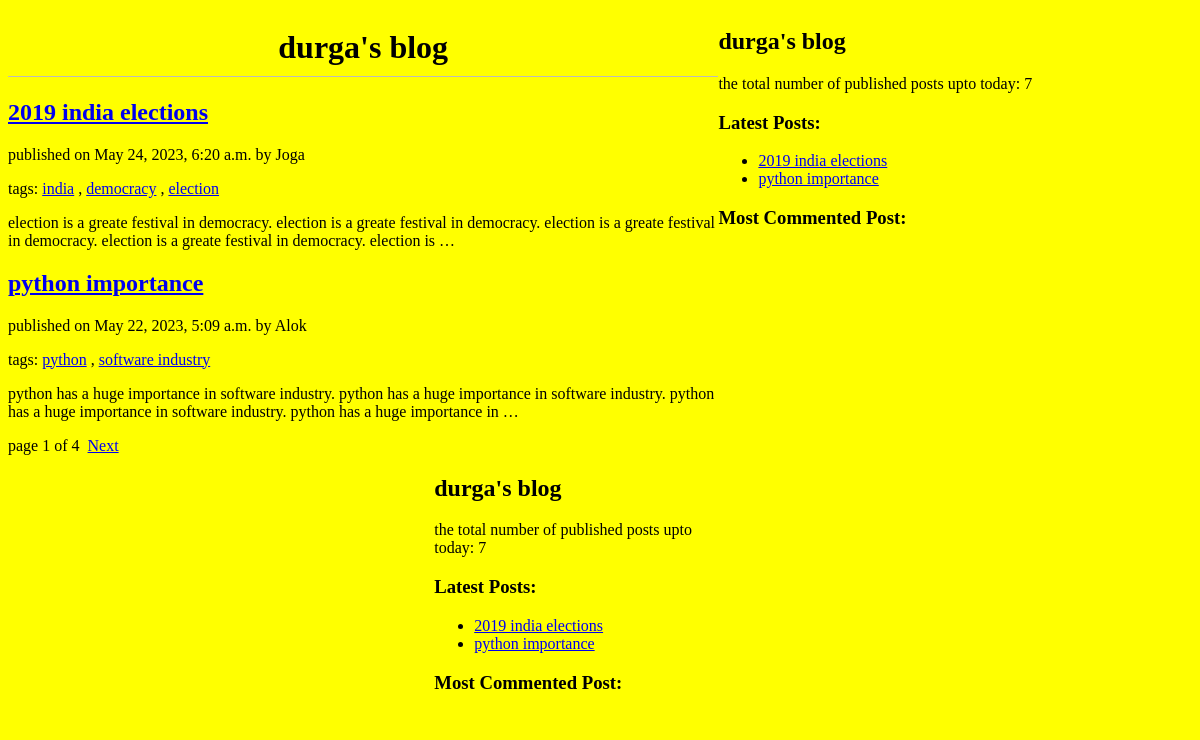
The page / on the database its author committed.
### blog/models.py (models this page shows, shortened)
class Post(models.Model):
    STATUS_CHOICES = (('draft','Draft'),('published','Published'))
    title=models.CharField(max_length=256)
    slug=models.SlugField(max_length=264,unique_for_date='publish')
    author=models.ForeignKey(User,on_delete=models.CASCADE,related_name='blog_posts')
    body=models.TextField()
    publish=models.DateTimeField(default=timezone.now)
    created=models.DateTimeField(auto_now_add=True)
    updated=models.DateTimeField(auto_now=True)
    status=models.CharField(max_length=10,choices=STATUS_CHOICES,default='draft')
    objects=CustomManager()
    tags=TaggableManager()
    class Meta:
        ordering=('-publish',)
    def get_absolute_url(self):
        return reverse('post_detail',args=[self.publish.year,
                                           self.publish.strftime('%m'),self.publish.strftime('%d'),
                                           self.slug])

### blog/views.py (the view)
# urls.py: path('',views.post_list_view),
def post_list_view(request,tag_slug=None):
    post_list = Post.objects.all()
    tag=None
    if tag_slug:
        tag=get_object_or_404(Tag,slug=tag_slug)
        post_list=post_list.filter(tags__in=[tag])
    paginator = Paginator(post_list,2)
    page_number = request.GET.get('page')
    try:
        post_list=paginator.page(page_number)
    except PageNotAnInteger:
        post_list=paginator.page(1)
    except EmptyPage:
        post_list=paginator.page(paginator.num_pages)
    return render(request,'blog/index.html',{'post_list':post_list,'tag':tag})

### blog/models.py (called while the page is built)
    def get_queryset(self):
        return super().get_queryset().filter(status='published')

### blog/templatetags/blog_tags.py (called while the page is built)
@register.simple_tag(name='mytag')
def total_post():
    return Post.objects.count()

@register.inclusion_tag('blog/latest_posts123.html')
def show_latest_posts():
    latest_posts=Post.objects.order_by('-publish',)[:2]
    return {'latest_posts':latest_posts}

### templates/blog/index.html (shortened to what this page needs)
{%extends 'blog/base.html' %}
{%block body%}
<div class="content"><h1>durga's blog</h1>
{%for post in post_list%}
    <a href="{{post.get_absolute_url}}"><h2>{{post.title}}</h2></a>
    <p id="date">published on {{post.publish}} by {{post.author|title}}</p>
    <p>tags:
    {%for tag in post.tags.all%}
        <a href="{%url 'post_list_by_tag_name' tag.slug%}">{{tag.name}}</a>
        {%if not forloop.last%},{%endif%}
        {%endfor%}
    </p>
    {{post.body|truncatewords:30|linebreaks}}
{%endfor%}
    {%include 'blog/pagination.html' with page=post_list%}
</div>
{%endblock%}

### templates/blog/base.html (shortened to what this page needs)
<!doctype html>
{%load blog_tags%}
{%load static%}
<html lang="en">
<head>
    <link rel="stylesheet" href="{%static 'css/blog.css' %}">
</head>
<body>
{%block body%}
{%endblock%}
<div class="sidebar">
    <h2>durga's blog</h2>
    <p>the total number of published posts upto today: {%mytag%}</p>
    <h3>Latest Posts: </h3>{%show_latest_posts%}
    <h3>Most Commented Post: </h3>
</div>
</body>
</html>

### templates/blog/pagination.html (shortened to what this page needs)
{%extends 'blog/base.html' %}
{%block body%}
<div class="paginator">
    <span>page {{page.number}} of {{page.paginator.num_pages}}</span>&nbsp
    {%if page.has_next%}
    <a href="?page={{page.next_page_number}}">Next</a>
    {%endif%}
</div>
{%endblock%}

### templates/blog/latest_posts123.html
<ul>
    {%for post in latest_posts%}
    <li><a href="{{post.get_absolute_url}}">{{post.title}}</a></li>
    {%endfor%}
</ul>

### statics/css/blog.css (style rules this page uses)
body { background:yellow; }
.content { width:60%; float:left; background:yellow; }
.sidebar { width:40%; float:right; }
h1 { text-align:center; border-bottom:1px solid #bbb; padding-bottom:10px; }
a { text-decorator:none; }

### rows shown on the page
Post: title "2019 india elections", publish "May 24, 2023, 6:20 a.m.", author "Joga", body "election is a greate festival in democracy. election is a greate festival in democracy. election is a greate festival in democracy. election is a greate festival in democracy. election is …"
Tag: name "india"
Tag: name "democracy"
Tag: name "election"
Post: title "python importance", publish "May 22, 2023, 5:09 a.m.", author "Alok", body "python has a huge importance in software industry. python has a huge importance in software industry. python has a huge importance in software industry. python has a huge importance in …"
Tag: name "python"
Tag: name "software industry"

### other values the page prints
{{ page.number }} "1"
{{ page.paginator.num_pages }} "4"
